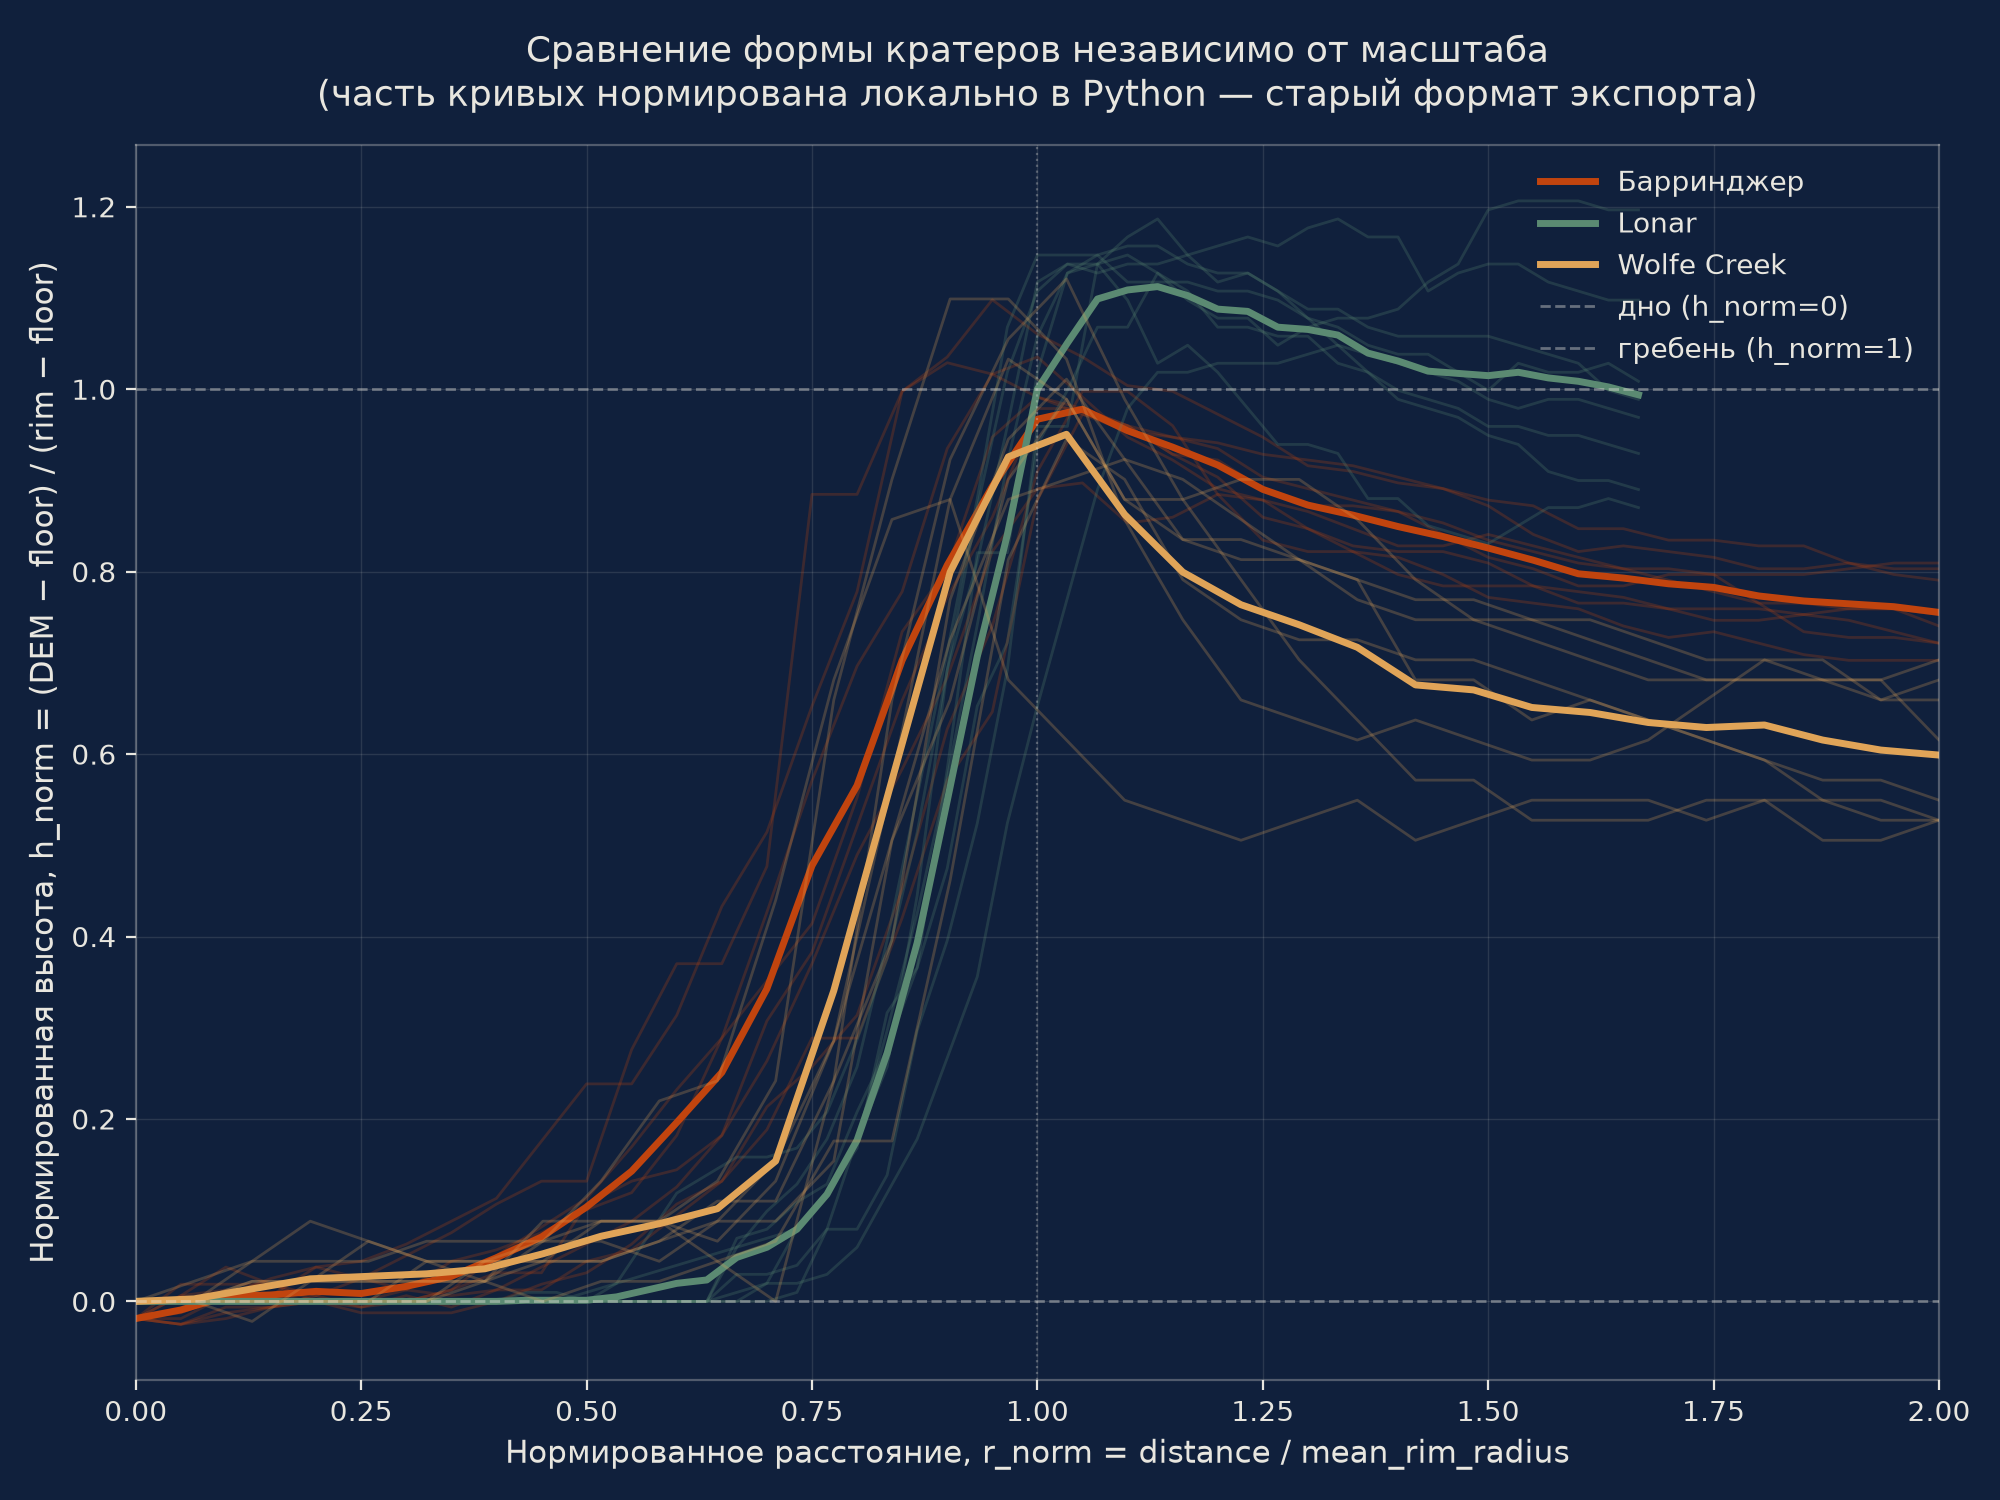

Reproduce this figure in Python.
# -*- coding: utf-8 -*-
"""
Сравнение НОРМИРОВАННЫХ радиальных профилей нескольких кратеров на
одном графике -- позволяет сравнивать форму кратера независимо от
абсолютного масштаба (диаметра).

r_norm = distance_m / mean_rim_radius
h_norm = (DEM - floor_elev) / (rim_elev - floor_elev)

Оба столбца считаются на сервере в обновлённом gee_crater_app.js и
экспортируются кнопкой «Экспорт: профиль (нормированный)» в файлы вида
<Кратер>_profile_normalized_<год>_<год>.csv

Если у вас ещё нет таких файлов (только старые profile_*.csv без
r_norm/h_norm) -- этот скрипт посчитает нормировку сам по столбцам
distance_m/DEM, используя ту же логику (медиана центральной зоны как
дно, максимум в полосе 20-60% как гребень), чтобы график можно было
построить и на старых экспортах. В этом случае в подписи графика будет
явная пометка "нормировано локально в Python", чтобы не путать с
значениями, посчitанными в самом GEE-приложении.

Запуск: python normalized_profile_compare.py
"""

import glob
import re

import matplotlib.pyplot as plt
import numpy as np
import pandas as pd

BG = "#10203c"
FG = "#e8e6df"
PALETTE = {"Barringer": "#c1440e", "Lonar": "#5b8a72", "Wolfe_Creek": "#e0a458"}
plt.rcParams["font.family"] = "DejaVu Sans"


def local_normalize(df, rim_min_frac=0.2, rim_max_frac=0.6, floor_frac=0.1):
    """Резервный расчёт r_norm/h_norm, если в CSV их ещё нет (старый экспорт)."""
    max_r = df["distance_m"].max()
    floor_zone = df[df["distance_m"] <= floor_frac * max_r]
    floor_elev = floor_zone["DEM"].median()

    rim_band = df[(df["distance_m"] >= rim_min_frac * max_r) & (df["distance_m"] <= rim_max_frac * max_r)]
    rim_radii = rim_band.groupby("azimuth").apply(lambda g: g.loc[g["DEM"].idxmax(), "distance_m"])
    rim_elevs = rim_band.groupby("azimuth").apply(lambda g: g["DEM"].max())
    mean_rim_radius = rim_radii.mean()
    mean_rim_elev = rim_elevs.mean()

    df = df.copy()
    df["r_norm"] = df["distance_m"] / mean_rim_radius
    df["h_norm"] = (df["DEM"] - floor_elev) / (mean_rim_elev - floor_elev)
    return df


def load_normalized(csv_path):
    df = pd.read_csv(csv_path)
    if "r_norm" in df.columns and "h_norm" in df.columns:
        return df, False
    if "DEM" not in df.columns or "distance_m" not in df.columns:
        raise ValueError(f"{csv_path}: нет ни r_norm/h_norm, ни DEM/distance_m -- не тот файл")
    return local_normalize(df), True


# ---------------------------------------------------------------------------
# Ищем файлы: сперва новый формат (*_profile_normalized_*.csv), затем
# старый (profile_*.csv) как запасной вариант.
# ---------------------------------------------------------------------------

CRATERS = {
    "Барринджер": (["*Barringer*profile_normalized*.csv", "profile_Barringer*.csv"], "#c1440e"),
    "Lonar": (["*Lonar*profile_normalized*.csv", "profile_Lonar*.csv"], "#5b8a72"),
    "Wolfe Creek": (["*Wolfe_Creek*profile_normalized*.csv", "profile_Wolfe_Creek*.csv"], "#e0a458"),
}

fig, ax = plt.subplots(figsize=(10, 7.5), facecolor=BG)
ax.set_facecolor(BG)

any_local = False
plotted = 0
for name, (patterns, color) in CRATERS.items():
    csv_path = None
    for pat in patterns:
        matches = sorted(glob.glob(pat))
        if matches:
            csv_path = matches[0]
            break
    if csv_path is None:
        print(f"[пропуск] нет файла для «{name}» (искали: {patterns})")
        continue

    df, was_local = load_normalized(csv_path)
    if was_local:
        any_local = True
    df = df.dropna(subset=["r_norm", "h_norm"]).sort_values(["azimuth", "distance_m"])

    for az, g in df.groupby("azimuth"):
        ax.plot(g["r_norm"], g["h_norm"], color=color, alpha=0.25, lw=1)

    mean_curve = df.groupby("distance_m")[["r_norm", "h_norm"]].mean().sort_values("r_norm")
    ax.plot(mean_curve["r_norm"], mean_curve["h_norm"], color=color, lw=2.5, label=name)
    plotted += 1
    print(f"{name}: {csv_path} -- {'локальная нормировка' if was_local else 'из CSV'}")

if plotted == 0:
    raise SystemExit(
        "Не найдено ни одного подходящего CSV (ни *_profile_normalized_*.csv, ни profile_*.csv). "
        "Сначала выполните экспорт профиля в gee_crater_app.js."
    )

ax.axhline(0, color=FG, lw=1, ls="--", alpha=0.4, label="дно (h_norm=0)")
ax.axhline(1, color=FG, lw=1, ls="--", alpha=0.4, label="гребень (h_norm=1)")
ax.axvline(1, color=FG, lw=0.8, ls=":", alpha=0.3)

ax.set_xlabel("Нормированное расстояние, r_norm = distance / mean_rim_radius", color=FG, fontsize=11)
ax.set_ylabel("Нормированная высота, h_norm = (DEM − floor) / (rim − floor)", color=FG, fontsize=11)
title = "Сравнение формы кратеров независимо от масштаба"
if any_local:
    title += "\n(часть кривых нормирована локально в Python — старый формат экспорта)"
ax.set_title(title, color=FG, fontsize=13, pad=14)
ax.tick_params(colors=FG)
for spine in ax.spines.values():
    spine.set_color(FG)
    spine.set_alpha(0.3)
ax.grid(True, color=FG, alpha=0.12, lw=0.5)
ax.legend(frameon=False, fontsize=10, labelcolor=FG, loc="upper right")
ax.set_xlim(0, 2)

plt.tight_layout()
plt.savefig("normalized_profile_compare.png", dpi=200, facecolor=BG)
print("Сохранено: normalized_profile_compare.png")
